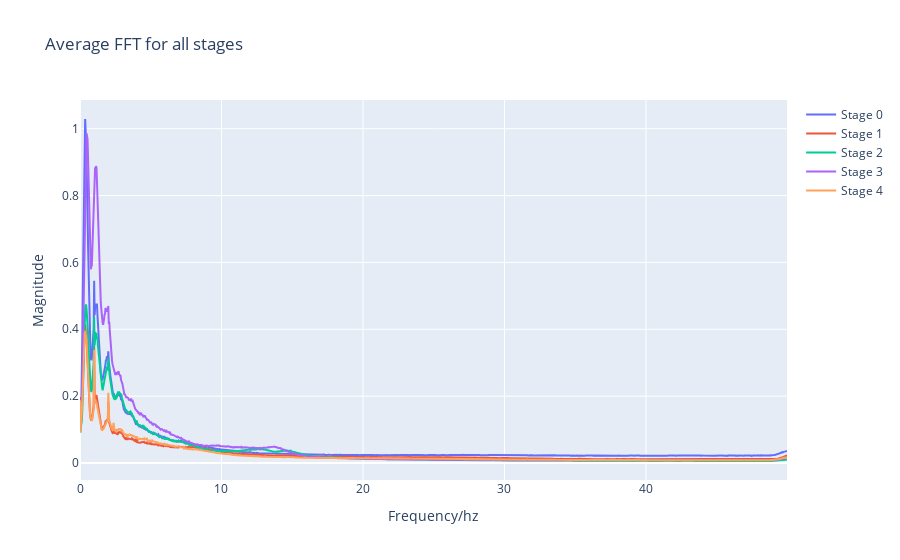

The notebook cell this image was saved under:
### Code cell
plot_average_fft_magnitudes(freqs, average_fft_magnitudes_of_stages)

### Figure 1 — Plotly figure (JSON) as saved in the notebook; plotly's stock layout.template omitted (floating-point values rounded to 4 significant figures; data arrays with more than 128 entries replaced by an {"elided": "..."} marker saying what was removed)
{"data": [{"mode": "lines", "name": "Stage 0", "type": "scatter", "x": {"elided": "1500 float values"}, "y": {"elided": "3000 float values"}}, {"mode": "lines", "name": "Stage 1", "type": "scatter", "x": {"elided": "1500 float values"}, "y": {"elided": "3000 float values"}}, {"mode": "lines", "name": "Stage 2", "type": "scatter", "x": {"elided": "1500 float values"}, "y": {"elided": "3000 float values"}}, {"mode": "lines", "name": "Stage 3", "type": "scatter", "x": {"elided": "1500 float values"}, "y": {"elided": "3000 float values"}}, {"mode": "lines", "name": "Stage 4", "type": "scatter", "x": {"elided": "1500 float values"}, "y": {"elided": "3000 float values"}}], "layout": {"title": {"text": "Average FFT for all stages"}, "xaxis": {"title": {"text": "Frequency/hz"}}, "yaxis": {"title": {"text": "Magnitude"}}}}
